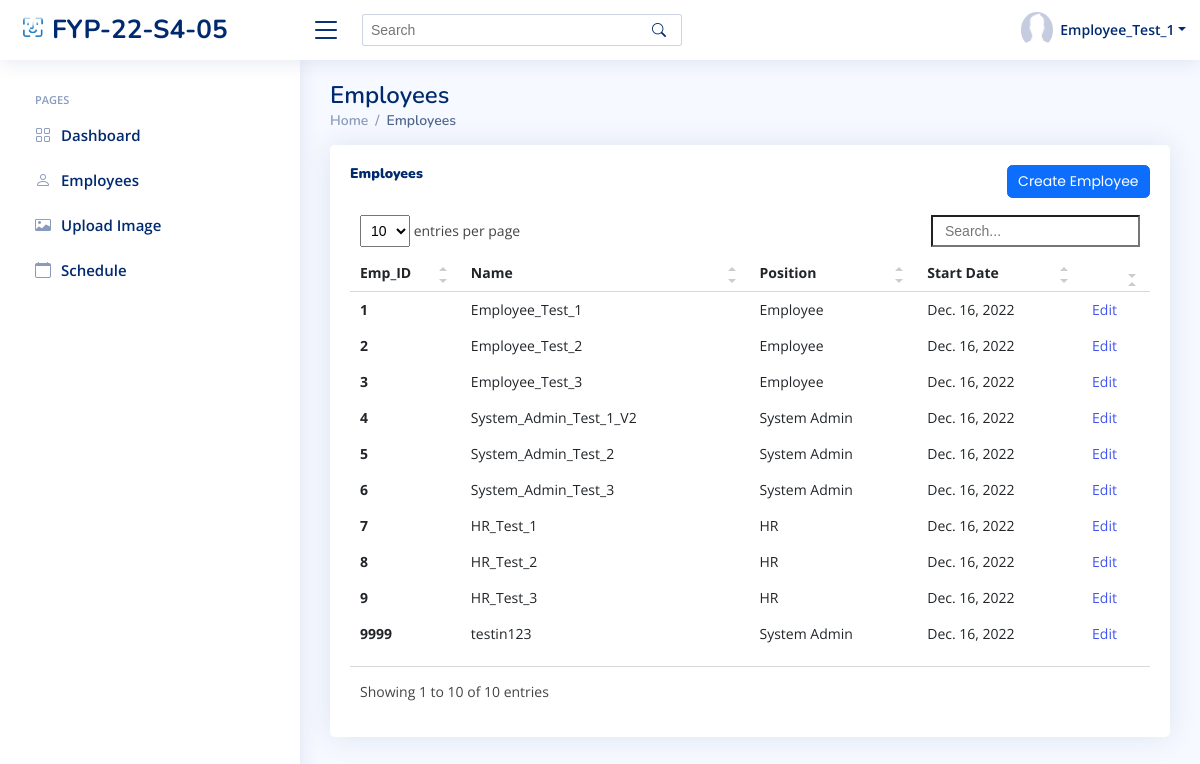
/sys_admin/view_employees/ (signed in), run on an earlier commit of the app's database.
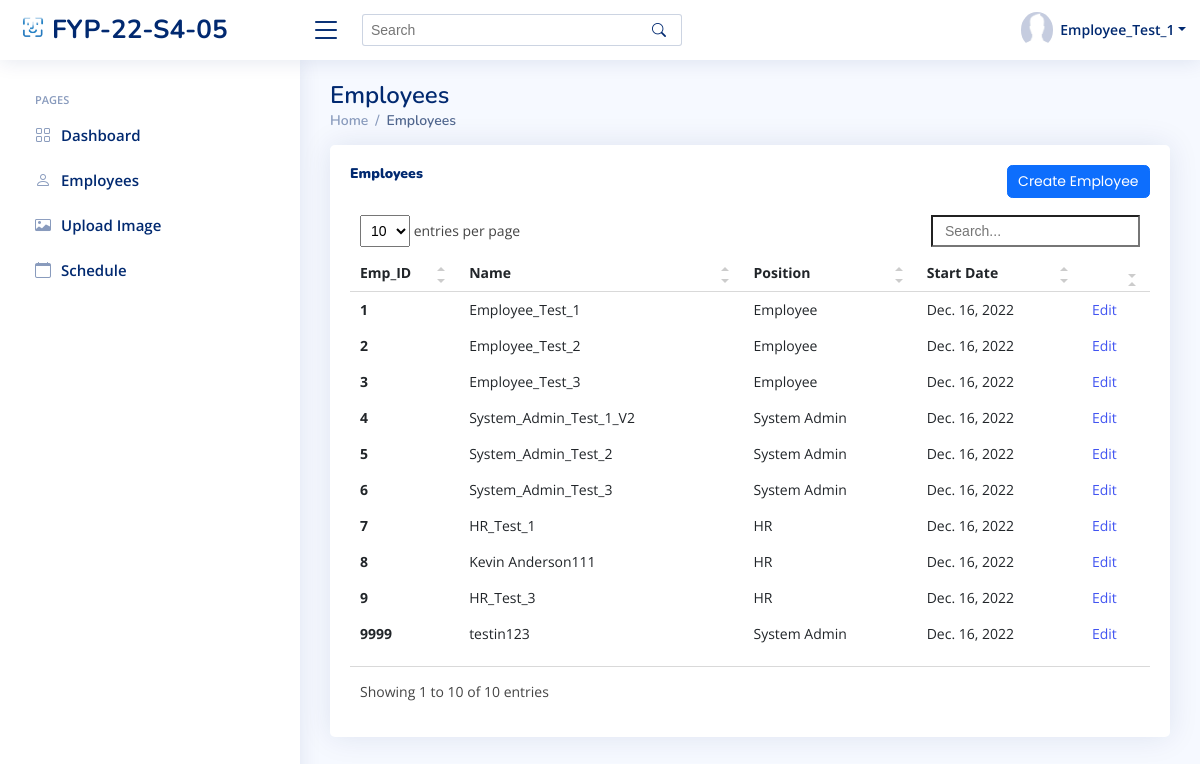
And on a later commit of the database.
### index/models.py (models this page shows, shortened)
class Employee(models.Model):
	Employee_ID = models.IntegerField(primary_key=True)
	Full_Name = models.CharField(max_length=100)
	Phone_Number = models.CharField(max_length=100)
	Email_Address = models.EmailField()
	Role = models.ForeignKey(Role, on_delete=models.CASCADE)
	Profile_Image = models.ImageField(default='profile_pics/default.jpg', upload_to='profile_pics')
	Password = models.CharField(max_length=256)
	Start_Date = models.DateField(auto_now_add=True)

class Role(models.Model):
	Role_ID = models.IntegerField(primary_key=True)
	Role_Name = models.CharField(max_length=100)

### index/views/sys_admin.py (the view)
# urls.py: path('sys_admin/view_employees/', sys_admin.sys_admin_view_employees, name='sys_admin_view_employees'),
def sys_admin_view_employees(request):
	currentEmployee = Employee.objects.get(Employee_ID=request.session['Employee_ID'])
	allEmployees = Employee.objects.all()
	context={
		'Employee_ID' : currentEmployee.Employee_ID,
		'Full_Name' : currentEmployee.Full_Name,
		'Role' : currentEmployee.Role.Role_Name,
		'PFP' : currentEmployee.Profile_Image.url,
		'Employees' : allEmployees,
	}
	return render(request, 'sys_admin/sys_admin_view_employees.html', context)

### templates/sys_admin/sys_admin_view_employees.html (shortened to what this page needs)
{% extends "index/base.html" %}
{% load static %}
{% block content %}
{% include 'sys_admin/sys_admin_base.html' %}
  <main id="main" class="main">
    <div class="pagetitle">
      <h1>Employees</h1>
      <nav>
        <ol class="breadcrumb">
          <li class="breadcrumb-item"><a href="{% url 'sys_admin_home' %}">Home</a></li>
          <li class="breadcrumb-item active">Employees</li>
        </ol>
      </nav>
    </div>
    <section class="section">
      <div class="row">
        <div class="col-lg-12">
          <div class="card recent-sales overflow-auto">
            <div class="card-body">
              <div class="col-lg-12 align-items-center justify-content-center card-title">
                <h5 class="float-start"><b>Employees</b></h5>
                <a href="{% url 'sys_admin_create_user' %}" class="btn btn-primary float-end">Create Employee</a>
                <br>
              </div>
              <table class="table table-borderless datatable">
                <thead>
                  <tr>
                    <th scope="col">Emp_ID</th>
                    <th scope="col">Name</th>
                    <th scope="col">Position</th>
                    <th scope="col">Start Date</th>
                    <th scope="col"></th>
                  </tr>
                </thead>
                <tbody>
                  {% for employee in Employees %}
                    <tr>
                      <th scope="row">{{ employee.Employee_ID }}</th>
                      <td>{{ employee.Full_Name }}</td>
                      <td>{{ employee.Role.Role_Name }}</td>
                      <td>{{ employee.Start_Date }}</td>
                      <td><a href="edit/{{ employee.Employee_ID }}">Edit</a></td>
                    </tr>
                  {% endfor %}
                </tbody>
              </table>
            </div>
          </div>
        </div>
      </div>
    </section>
  </main>
{% endblock content %}

### templates/index/base.html (shortened to what this page needs)
{% load static %}
<!DOCTYPE html>
<html lang="en">
<head>
  <link href="{% static 'assets/vendor/bootstrap/css/bootstrap.min.css' %}" rel="stylesheet">
  <link href="{% static 'assets/vendor/bootstrap-icons/bootstrap-icons.css' %}" rel="stylesheet">
  <link href="{% static 'assets/vendor/boxicons/css/boxicons.min.css' %}" rel="stylesheet">
  <link href="{% static 'assets/vendor/quill/quill.snow.css' %}" rel="stylesheet">
  <link href="{% static 'assets/vendor/quill/quill.bubble.css' %}" rel="stylesheet">
  <link href="{% static 'assets/vendor/remixicon/remixicon.css' %}" rel="stylesheet">
  <link href="{% static 'assets/vendor/simple-datatables/style.css' %}" rel="stylesheet">
  <link rel="stylesheet" href="https://cdnjs.cloudflare.com/ajax/libs/font-awesome/6.2.0/css/all.min.css">
  <link href='https://cdnjs.cloudflare.com/ajax/libs/fullcalendar/3.1.0/fullcalendar.print.min.css' rel='stylesheet' media='print' />
  <link href="https://cdnjs.cloudflare.com/ajax/libs/fullcalendar/3.1.0/fullcalendar.min.css" rel="stylesheet" />
  <link href="https://cdnjs.cloudflare.com/ajax/libs/semantic-ui/2.2.7/semantic.min.css" rel="stylesheet" />
  <link href="{% static 'assets/css/style.css' %}" rel="stylesheet">
</head>
<body>
  {% block content %}{% endblock content %}
</body>
</html>

### templates/sys_admin/sys_admin_base.html (shortened to what this page needs)
{% load static %}
  <header id="header" class="header fixed-top d-flex align-items-center">
    <div class="d-flex align-items-center justify-content-between">
      <a href="{% url 'sys_admin_home' %}" class="logo d-flex align-items-center">
        <img src="{% static 'assets/img/logo.png' %}" alt="">
        <span class="d-none d-lg-block">FYP-22-S4-05</span>
      </a>
      <i class="bi bi-list toggle-sidebar-btn"></i>
    </div>
    <div class="search-bar">
      <form class="search-form d-flex align-items-center" method="POST" action="#">
        <input type="text" name="query" placeholder="Search" title="Enter search keyword">
        <button type="submit" title="Search"><i class="bi bi-search"></i></button>
      </form>
    </div>
    <nav class="header-nav ms-auto">
      <ul class="d-flex align-items-center">
        <li class="nav-item dropdown pe-3">
          <a class="nav-link nav-profile d-flex align-items-center pe-0" href="#" data-bs-toggle="dropdown">
            <img src="{{ PFP }}" alt="Profile" class="rounded-circle">
            <span class="d-none d-md-block dropdown-toggle ps-2">{{ Full_Name }}</span>
          </a>
        </li>
      </ul>
    </nav>
  </header>
  <aside id="sidebar" class="sidebar">
    <ul class="sidebar-nav" id="sidebar-nav">
      <li class="nav-heading">Pages</li>
      <li class="nav-item">
        <a class="nav-link collapsed" href="{% url 'sys_admin_home' %}">
          <i class="bi bi-grid"></i>
          <span>Dashboard</span>
        </a>
      </li>
      <li class="nav-item">
        <a class="nav-link collapsed" href="{% url 'sys_admin_view_employees' %}">
          <i class="bi bi-person"></i>
          <span>Employees</span>
        </a>
      </li>
      <li class="nav-item">
        <a class="nav-link collapsed" href="{% url 'sys_admin_upload_img' %}">
          <i class="bi bi-card-image"></i>
          <span>Upload Image</span>
        </a>
      </li>
      <li class="nav-item">
        <a class="nav-link collapsed" href="{% url 'sys_admin_schedule' %}">
          <i class="bi bi-calendar"></i>
          <span>Schedule</span>
        </a>
      </li>
  </aside>

### static/assets/css/style.css (style rules this page uses)
:root { scroll-behavior: smooth; }
body { font-family: "Open Sans", sans-serif; background: #f6f9ff; color: #444444; }
a { color: #4154f1; text-decoration: none; }
h1, h2, h3, h4, h5, h6 { font-family: "Nunito", sans-serif; }
#main { margin-top: 60px; padding: 20px 30px; transition: all 0.3s; }
.pagetitle { margin-bottom: 10px; }
.pagetitle h1 { font-size: 24px; margin-bottom: 0; font-weight: 600; color: #012970; }
.card { margin-bottom: 30px; border: none; border-radius: 5px; box-shadow: 0px 0 30px rgba(1, 41, 112, 0.1); }
.card-title { padding: 20px 0 15px 0; font-size: 18px; font-weight: 500; color: #012970; font-family: "Poppins", sans-serif; }
.card-body { padding: 0 20px 20px 20px; }
.breadcrumb { font-size: 14px; font-family: "Nunito", sans-serif; color: #899bbd; font-weight: 600; }
.breadcrumb a { color: #899bbd; transition: 0.3s; }
.breadcrumb .breadcrumb-item::before { color: #899bbd; }
.breadcrumb .active { color: #51678f; font-weight: 600; }
.logo { line-height: 1; }
@media (min-width: 1200px) { .logo { width: 280px; } }
.logo img { max-height: 26px; margin-right: 6px; }
.logo span { font-size: 26px; font-weight: 700; color: #012970; font-family: "Nunito", sans-serif; }
.header { transition: all 0.5s; z-index: 997; height: 60px; box-shadow: 0px 2px 20px rgba(1, 41, 112, 0.1); background-color: #fff; padding-left: 20px; }
.header .toggle-sidebar-btn { font-size: 32px; padding-left: 10px; cursor: pointer; color: #012970; }
.header .search-bar { min-width: 360px; padding: 0 20px; }
.header .search-form { width: 100%; }
.header .search-form input { border: 0; font-size: 14px; color: #012970; border: 1px solid rgba(1, 41, 112, 0.2); padding: 7px 38px 7px 8px; border-radius: 3px; transition: 0.3s; width: 100%; }
.header .search-form button { border: 0; padding: 0; margin-left: -30px; background: none; }
.header .search-form button i { color: #012970; }
.header-nav ul { list-style: none; }
.header-nav>ul { margin: 0; padding: 0; }
.header-nav .nav-profile { color: #012970; }
.header-nav .nav-profile img { max-height: 36px; }
.header-nav .nav-profile span { font-size: 14px; font-weight: 600; }
.sidebar { position: fixed; top: 60px; left: 0; bottom: 0; width: 300px; z-index: 996; transition: all 0.3s; padding: 20px; overflow-y: auto; scrollbar-width: thin; scrollbar-color: #aab7cf transparent; box-shadow: 0px 0px 20px rgba(1, 41, 112, 0.1); background-color: #fff; }
@media (min-width: 1200px) { #main, #footer { margin-left: 300px; } }
.sidebar-nav { padding: 0; margin: 0; list-style: none; }
.sidebar-nav li { padding: 0; margin: 0; list-style: none; }
.sidebar-nav .nav-item { margin-bottom: 5px; }
.sidebar-nav .nav-heading { font-size: 11px; text-transform: uppercase; color: #899bbd; font-weight: 600; margin: 10px 0 5px 15px; }
.sidebar-nav .nav-link { display: flex; align-items: center; font-size: 15px; font-weight: 600; color: #4154f1; transition: 0.3; background: #f6f9ff; padding: 10px 15px; border-radius: 4px; }
.sidebar-nav .nav-link i { font-size: 16px; margin-right: 10px; color: #4154f1; }
.sidebar-nav .nav-link.collapsed { color: #012970; background: #fff; }
.sidebar-nav .nav-link.collapsed i { color: #899bbd; }

What changed in the data, as far as the page shows it:
changed Employee id 8: Full_Name "HR_Test_2" → "Kevin Anderson111"
